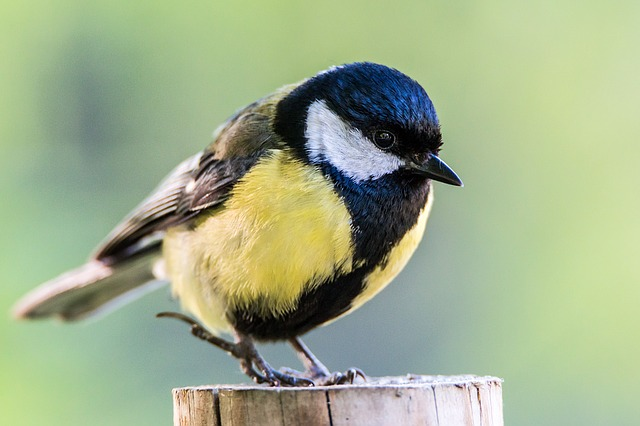
#> input picture Efecto ESPEJO en Python-OpenCV/ave.jpg, 640 x 426 px
$ python espejoImagen.py
#> lines starting #> are read from the running program, lines starting #| are printed output that depends on the picture
import cv2

imagen = cv2.imread('ave.jpg')
#> imagen is the input picture: shape (426, 640, 3); mean B, G, R 139.9, 174.4, 159.9
flip_1 = cv2.flip(imagen,10)
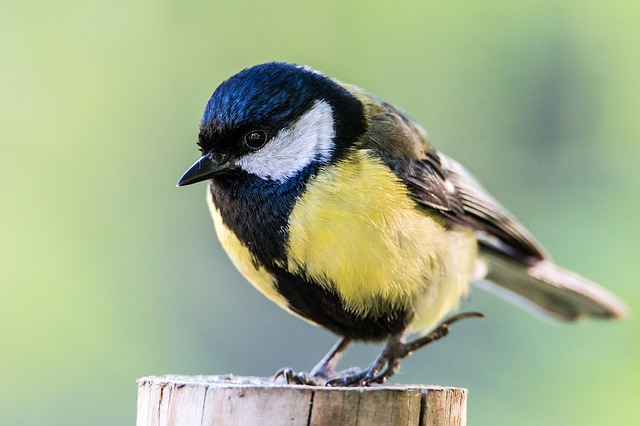
#> flip_1: shape (426, 640, 3); mean B, G, R 139.9, 174.4, 159.9

cv2.imshow('flip_1',flip_1)
cv2.waitKey(0)

'''
flip2 = cv2.flip(imagen,1)
flip3 = cv2.flip(imagen,-1)

cv2.imwrite('flip0.png',flip1)
cv2.imwrite('flip1.png',flip2)
cv2.imwrite('flip-1.png',flip3)
'''
